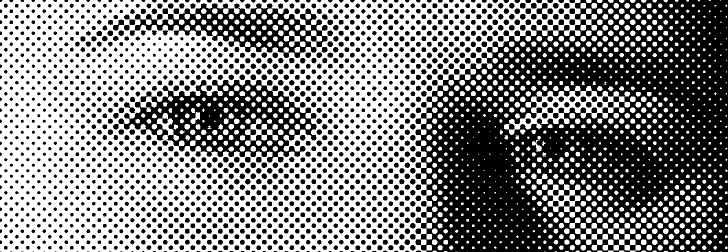
#> input picture Spektrala transformer/DTMF-detektor/lynn-eyes-halftone.png, 728 x 252 px
$ python Uppgift2.py
#> lines starting #> are read from the running program, lines starting #| are printed output that depends on the picture
import numpy as np
import scipy.signal
import imageio
import matplotlib.pyplot as plt
import time


def gaussblur(im, N):
    x = np.array(range(N))
    N -= 1
    hx = np.array([(1/((2 * (N/6)**2 * np.pi)**(1/2)) * np.e ** -((((x) - (N/2)) ** 2)/(2*(N/6)**2)))])
    im1 = scipy.signal.convolve(im, hx, mode='same')
    return scipy.signal.convolve(im1, hx.T, mode='same')#.astype(int)


def gauss(im, N):
    X = np.linspace(int(-(N-1)/2),int((N-1)/2), N)
    K = []
    for y in X:
        Kx =[]
        for x in X:
            Kx.append(1/(2 * (2 * (N/6)**2 * np.pi)**(1/2)) * np.e**-((x**2 + y**2)/(2 * (N/6)**2)))
        K.append(Kx)
    K = np.array(K)

    return scipy.signal.convolve(im, K, mode='same')


if __name__ == '__main__':
    im = np.mean(imageio.imread("lynn-eyes-halftone.png"), axis=2)
#> im: shape (252, 728) float64; min 0, max 255, mean 132.6
    fig = plt.figure()
    a = fig.add_subplot(2, 2, 1)
    plt.imshow(im, cmap='gray')
    a.set_title('orginal')
    a = fig.add_subplot(2, 2, 2)
    plt.imshow(gauss(im, 9), cmap='gray')
#> in gauss, `return scipy.signal.convolve(im, K, mode='same')`:
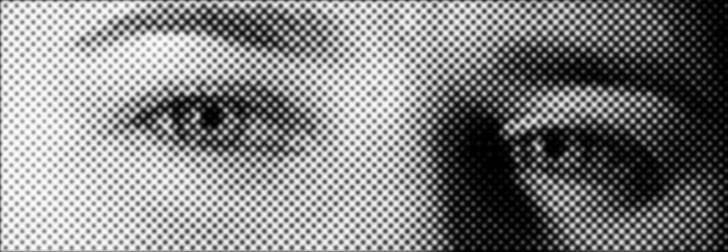
#> returned value: shape (252, 728) float64; min -1.1e-13, max 474.6, mean 246.6; drawn with min black and max white
    a.set_title('N=9, Loop')
    a = fig.add_subplot(2, 2, 3)
    plt.imshow(gaussblur(im, 9), cmap='gray')
#> in gaussblur, `im1 = scipy.signal.convolve(im, hx, mode='same')`:
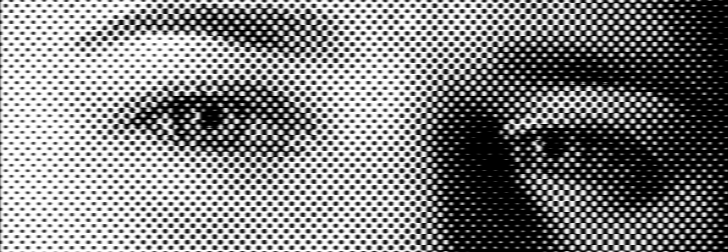
#> im1: shape (252, 728) float64; min -1.52e-13, max 254.9, mean 132.4; drawn with min black and max white
    a.set_title('N=9')
    a = fig.add_subplot(2, 2, 4)
    plt.imshow(gaussblur(im, 19), cmap='gray')
#> call 2 of gaussblur, with N = 19
#> in gaussblur (call 2), `im1 = scipy.signal.convolve(im, hx, mode='same')`:
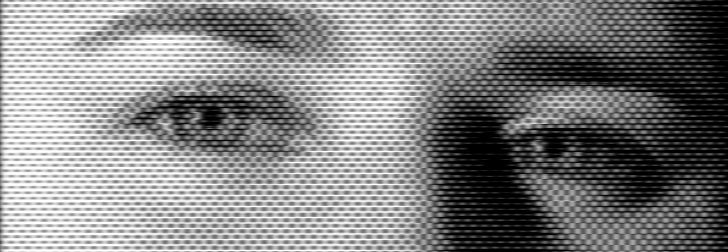
#> im1: shape (252, 728) float64; min -1.29e-13, max 254.6, mean 132; drawn with min black and max white
#> in gaussblur (call 2), `return scipy.signal.convolve(im1, hx.T, mode='same')#.astype(int)`:
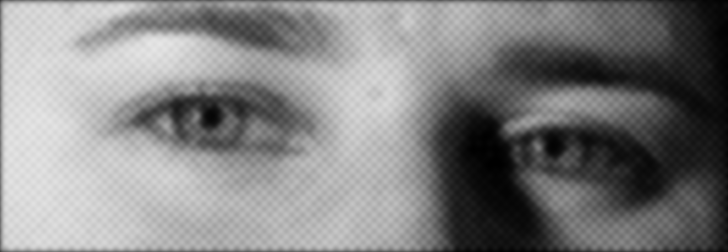
#> returned value: shape (252, 728) float64; min 0.135, max 231, mean 130.4
    a.set_title('N=19')
    plt.show()

    T = time.time()
    gauss(im, 19)
#> call 2 of gauss, with N = 19
#> in gauss (call 2), `return scipy.signal.convolve(im, K, mode='same')`:
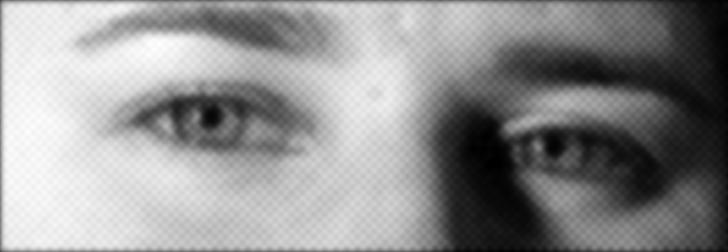
#> returned value: shape (252, 728) float64; min 0.752, max 910, mean 516.1; drawn with min black and max white
    print(time.time()-T)
    T = time.time()
    gaussblur(im, 19)
    print(time.time() - T)
